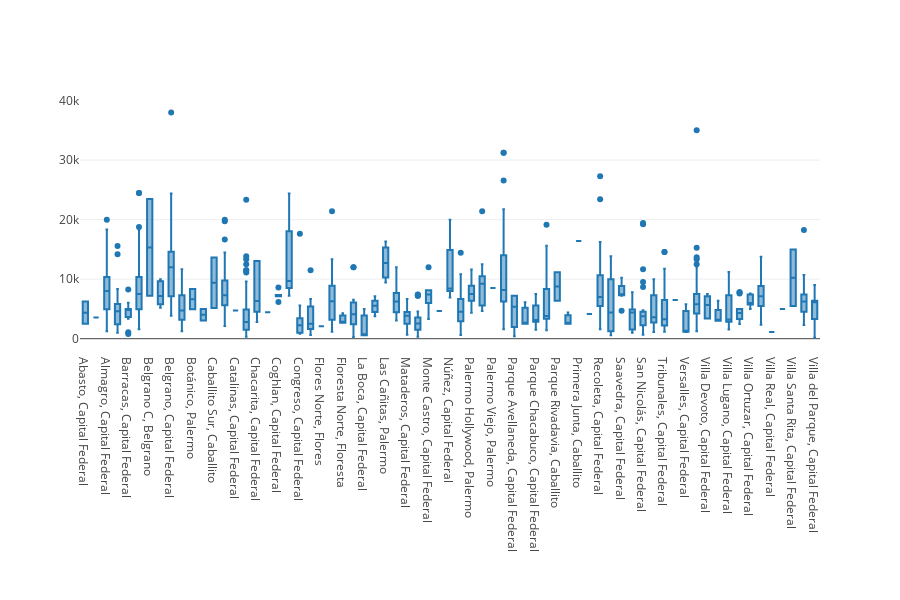

Write notebook code for a chart like this one.
### Code cell
fig = go.Figure()
fig.add_trace(go.Box(x = df_ars["Location"],y = df_ars["Alquiler / m2"]))
fig.update_layout(template = None, height = 600, margin = {'b':250})
fig.update_xaxes(type = "category")

### Figure 1 — Plotly figure (JSON) as saved in the notebook; plotly's stock layout.template omitted (floating-point values rounded to 4 significant figures; data arrays with more than 128 entries replaced by an {"elided": "..."} marker saying what was removed)
{"data": [{"type": "box", "x": {"elided": "1111 str values"}, "y": {"elided": "1111 float values"}}], "layout": {"height": 600, "margin": {"b": 250}, "xaxis": {"type": "category"}}}
